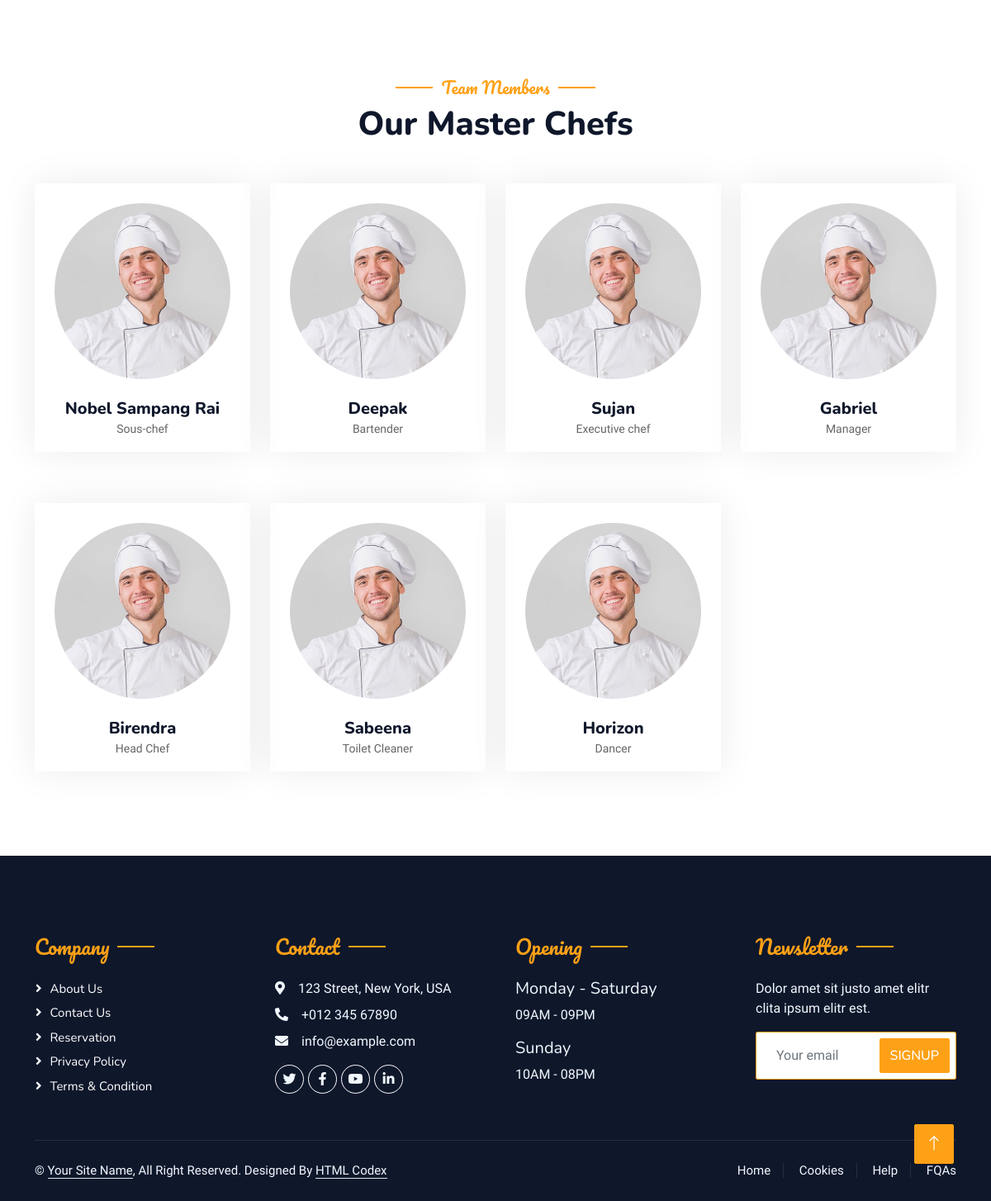
The page /team/ (lower part) on the database as committed earlier.
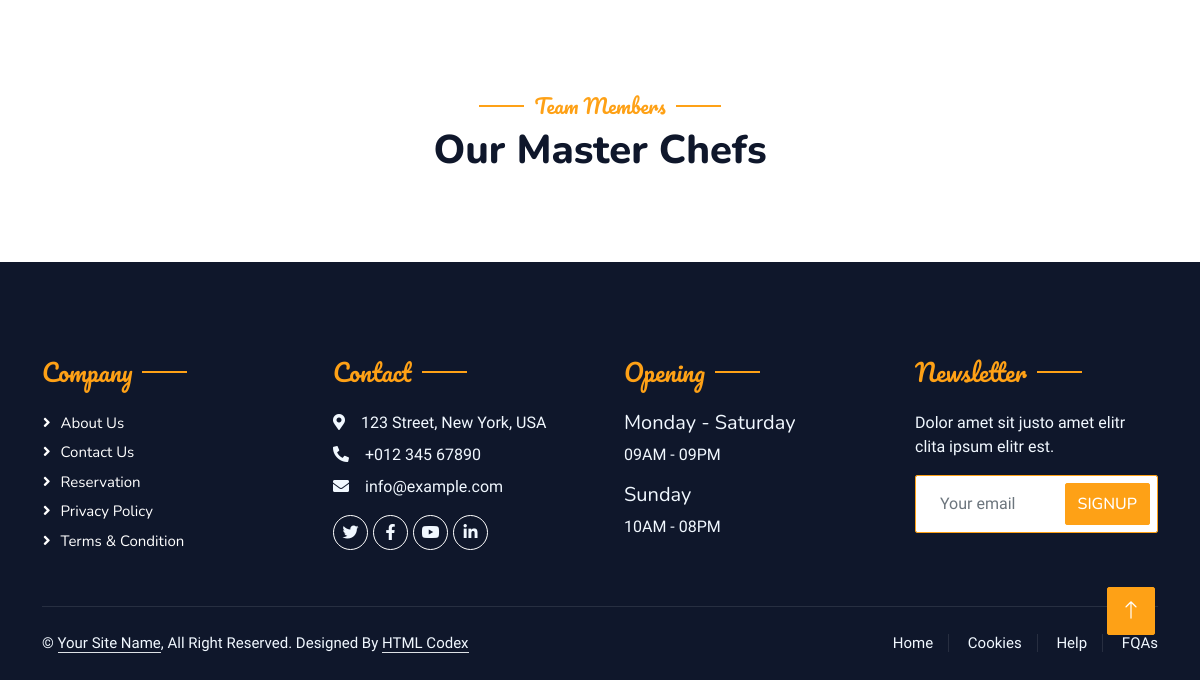
The same page on the database as committed later.
### home/models.py (models this page shows, shortened)
class Staff(models.Model):
    name = models.CharField(max_length=20)
    designation = models.CharField(max_length=20)

### home/views.py (the view)
# urls.py: path("team/", team, name="team"),
def team(request):
    context = {
    "teams": Staff.objects.all(),
    }
    return render(request, "team.html", context)

### template/team.html (shortened to what this page needs)
{% extends 'base.html' %}
{% block myblock %}
        <div class="container-xxl pt-5 pb-3">
            <div class="container">
                <div class="text-center wow fadeInUp" data-wow-delay="0.1s">
                    <h5 class="section-title ff-secondary text-center text-primary fw-normal">Team Members</h5>
                    <h1 class="mb-5">Our Master Chefs</h1>
                </div>
                <div class="row g-4">
                            {% for team in teams %}
                    <div class="col-lg-3 col-md-6 wow fadeInUp" data-wow-delay="0.1s">
                        <div class="team-item text-center rounded overflow-hidden">
                            <div class="rounded-circle overflow-hidden m-4">
                                <img class="img-fluid" src="img/team-1.jpg" alt="">
                            </div>
                            <h5 class="mb-0">{{ team.name }}</h5>
                            <small>{{ team.designation }}</small>
                        </div>
                    </div>
                     {% endfor %}
                </div>
            </div>
        </div>
{% endblock %}

Rows that differ between the two databases and show on the page:
removed Staff: name "Nobel Sampang Rai", designation "Sous-chef"
removed Staff: name "Deepak", designation "Bartender"
removed Staff: name "Sujan", designation "Executive chef"
removed Staff: name "Gabriel", designation "Manager"
removed Staff: name "Birendra", designation "Head Chef"
removed Staff: name "Sabeena", designation "Toilet Cleaner"
removed Staff: name "Horizon", designation "Dancer"
